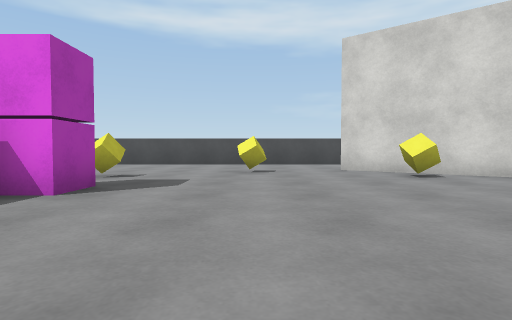
View 1 (above)

17 first-person views from a walk through a scene from a Unity 3-D project. The camera is 0.58 m above the floor, tilts 2° down and sees 80° across. The floor is counted in squares, 1 m on a side. Each view is taken from the middle of a square. On the plan, view 1 faces up. The plan holds only what a view shows up to about 9 squares ahead; the rest is blank. The player is left out. Surface patterns are stand-ins for the level's own textures.

View 2
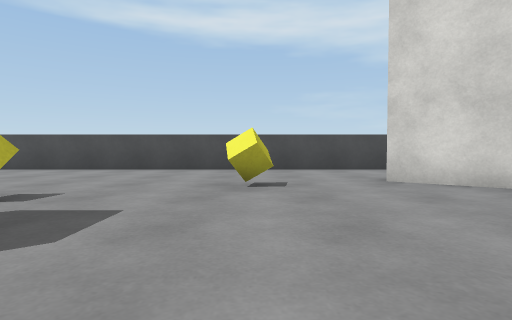

View 3
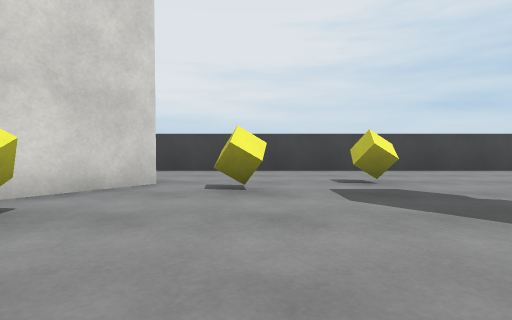

View 4
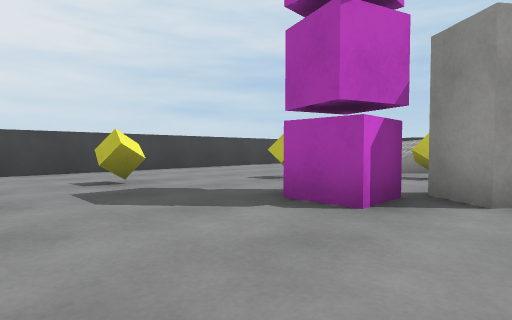

View 5
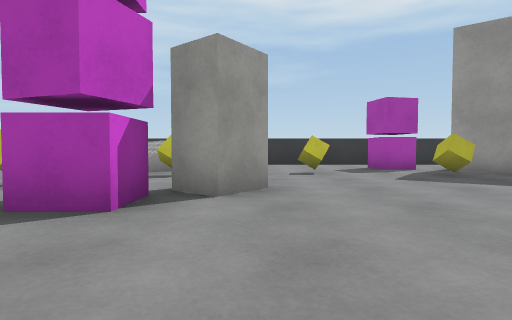

View 6
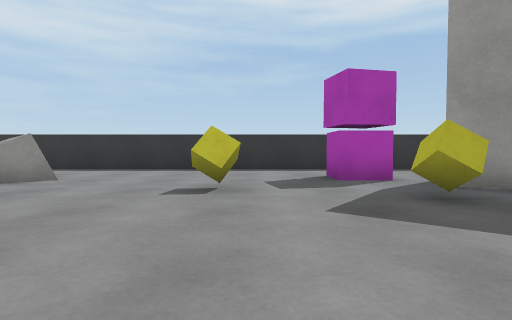

View 7
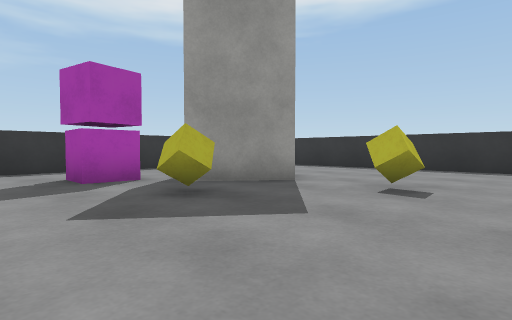

View 8
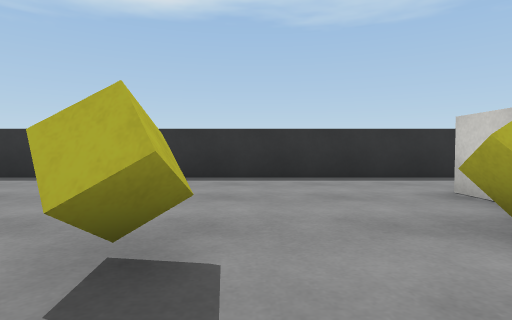

View 9
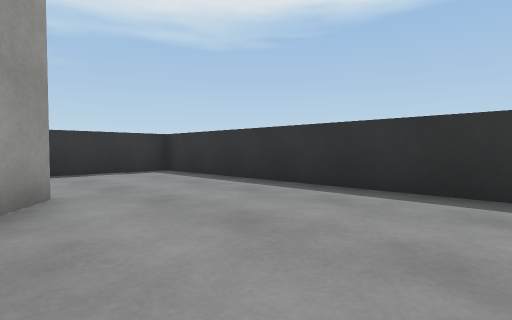

View 10
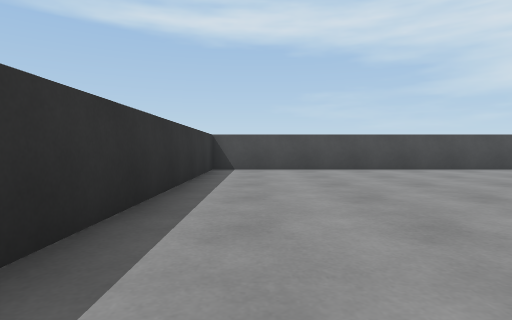

View 11
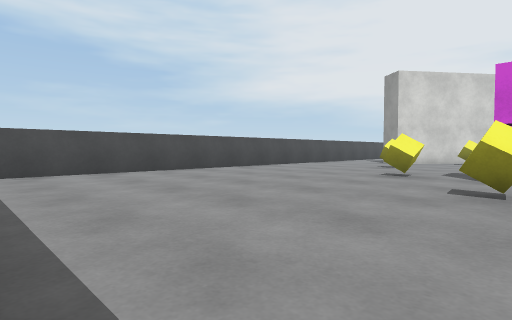

View 12
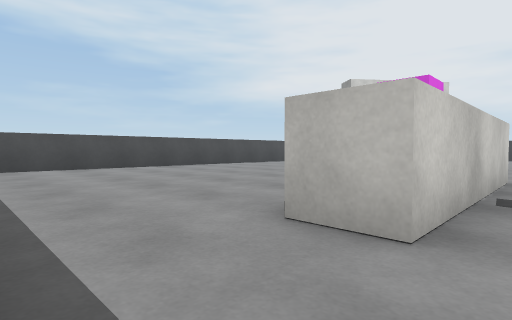

View 13
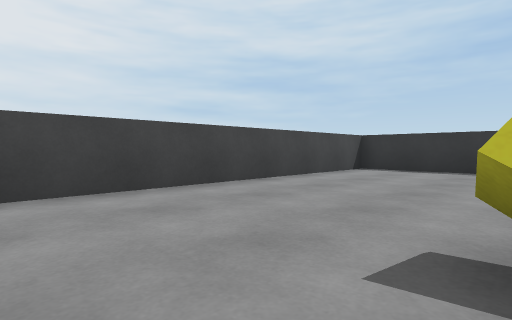

View 14
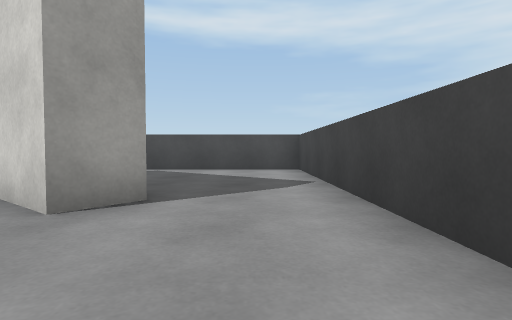

View 15
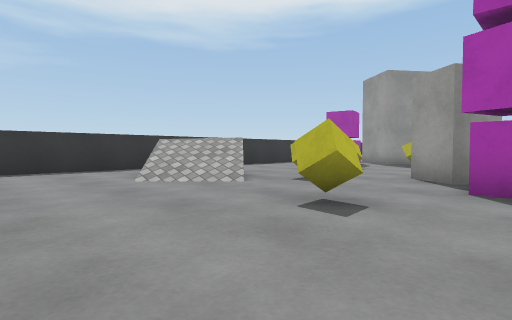

View 16
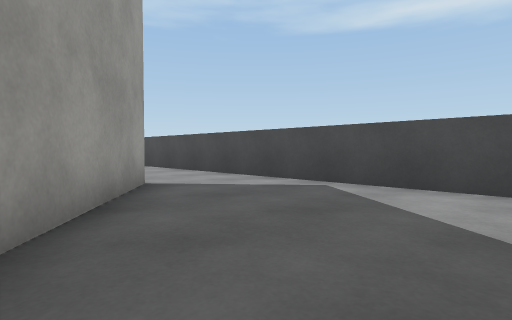

View 17
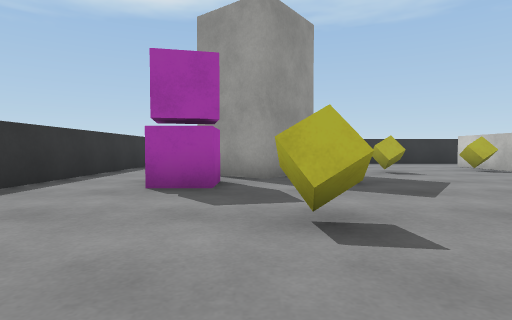

### Floor plan
Ten units are one square. View 1 is at (0, 0); x grows to the right and y downward. Boxes are objects, and circles mark ways between rooms. Rooms are numbered by the first view taken in them; rooms with no view inside come last. Other rooms are left out.
<svg viewBox="-108 -123 205 205">
<path fill="none" stroke="#000" d="M-32 -26 -80 -26 -80 -36M-56 26 -40 38 -48 48M61 -57 23 -86M-68 42 -62 34M44 -118 -103 -118 -103 77 92 77 92 -45M68 -65 61 -57M29 -94 59 -71M92 -45 92 -118 44 -118"/>
<rect x="-65" y="5" width="10" height="10" fill="#bbb"><title>yellow cube</title></rect>
<rect x="-65" y="-25" width="10" height="10" fill="#bbb"><title>yellow cube</title></rect>
<rect x="-65" y="-55" width="10" height="10" fill="#bbb"><title>yellow cube</title></rect>
<rect x="-35" y="45" width="10" height="10" fill="#bbb"><title>cube</title></rect>
<rect x="-35" y="25" width="10" height="10" fill="#bbb"><title>yellow cube</title></rect>
<rect x="-35" y="-55" width="10" height="20" fill="#bbb"><title>cube</title></rect>
<rect x="-35" y="-65" width="10" height="10" fill="#bbb"><title>yellow cube</title></rect>
<rect x="-5" y="25" width="10" height="10" fill="#bbb"><title>yellow cube</title></rect>
<rect x="-5" y="-85" width="10" height="10" fill="#bbb"><title>yellow cube</title></rect>
<rect x="5" y="-5" width="20" height="20" fill="#bbb"><title>block</title></rect>
<rect x="25" y="45" width="20" height="20" fill="#bbb"><title>block</title></rect>
<rect x="25" y="25" width="10" height="10" fill="#bbb"><title>yellow cube</title></rect>
<rect x="25" y="-15" width="10" height="20" fill="#bbb"><title>cube</title></rect>
<rect x="25" y="-65" width="10" height="10" fill="#bbb"><title>yellow cube</title></rect>
<rect x="45" y="5" width="10" height="10" fill="#bbb"><title>yellow cube</title></rect>
<rect x="45" y="-45" width="10" height="10" fill="#bbb"><title>yellow cube</title></rect>
<rect x="55" y="-25" width="10" height="10" fill="#bbb"><title>yellow cube</title></rect>
<circle cx="45" cy="-105" r="3" fill="#2a7"/>
<circle cx="75" cy="-55" r="3" fill="#2a7"/>
<text x="-10" y="-20">1</text>
<text x="70" y="-90">2</text>
</svg>
Room 1 opens to room 2.

Where each view was taken, in squares from view 1:
view 1: 0 up, 0 right, facing up
view 2: 3 up, 0 right, facing up
view 3: 4 up, 1 right, facing right
view 4: 4 up, 1 right, facing down-right
view 5: 4 up, 1 right, facing down
view 6: 1 up, 1 left, facing down
view 7: 1 up, 1 left, facing down-left
view 8: 0 up, 4 left, facing left
view 9: 0 up, 6 left, facing down-left
view 10: 3 up, 9 left, facing up
view 11: 4 up, 10 left, facing up-right
view 12: 2 up, 10 left, facing up-right
view 13: 1 up, 5 right, facing down-right
view 14: 3 up, 8 right, facing up
view 15: 1 up, 8 right, facing down-left
view 16: 7 up, 8 right, facing up-left
view 17: 4 down, 2 right, facing left
